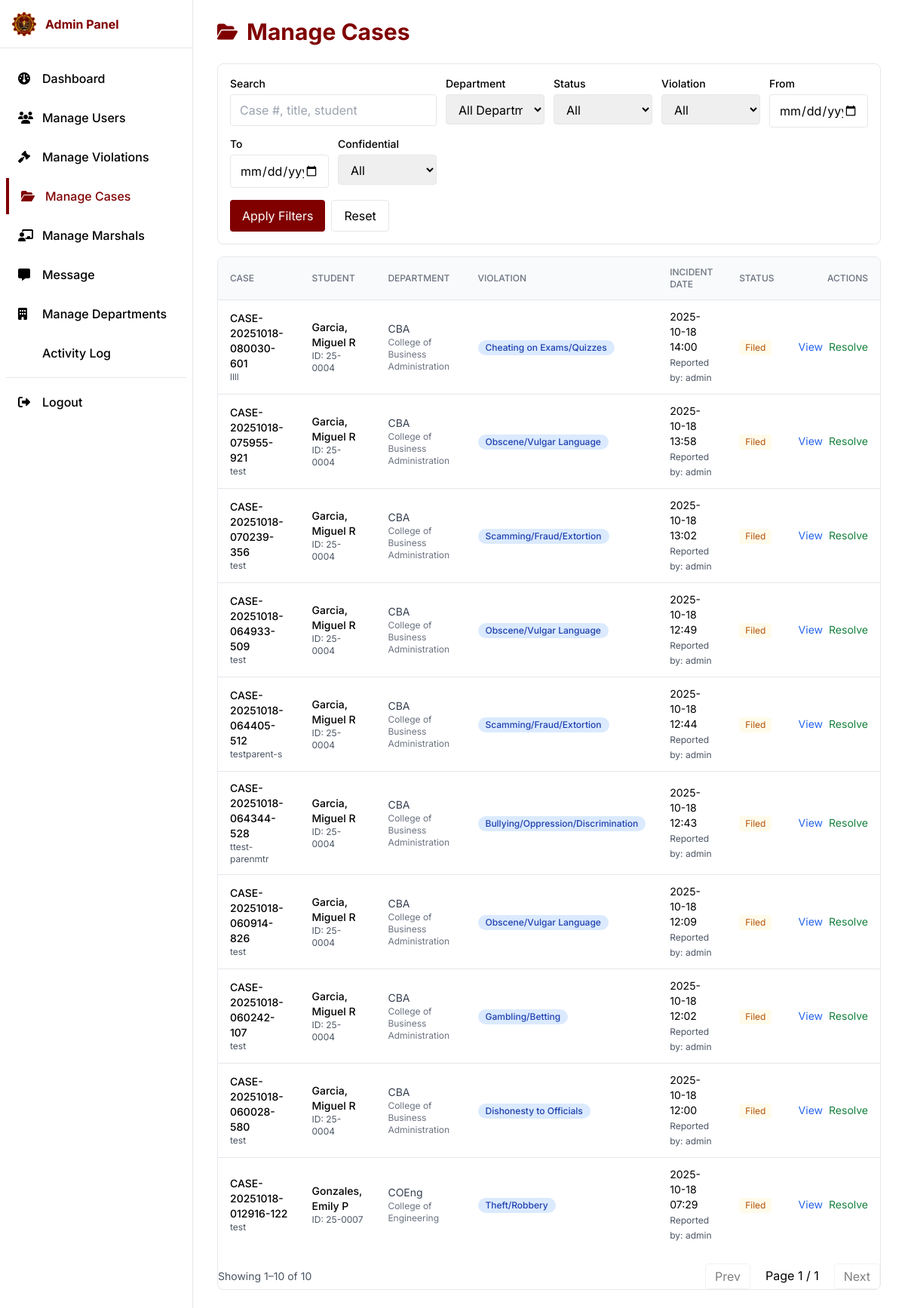
/pages/Admin/manage-cases.php, run on the app's committed database.
### tables this page shows
CREATE TABLE `cases` (
  `id` bigint(20) UNSIGNED NOT NULL,
  `case_number` varchar(50) NOT NULL,
  `student_id` bigint(20) UNSIGNED NOT NULL,
  `reported_by_marshal_id` bigint(20) UNSIGNED NOT NULL,
  `violation_type_id` int(10) UNSIGNED NOT NULL,
  `title` varchar(255) NOT NULL,
  `description` text DEFAULT NULL,
  `location` varchar(255) DEFAULT NULL,
  `incident_date` datetime NOT NULL,
  `status_id` tinyint(3) UNSIGNED NOT NULL DEFAULT 1,
  `resolution` text DEFAULT NULL,
  `resolution_date` datetime DEFAULT NULL,
  `is_confidential` tinyint(1) DEFAULT 0,
  `created_at` timestamp NOT NULL DEFAULT current_timestamp(),
  `updated_at` timestamp NULL DEFAULT NULL ON UPDATE current_timestamp()
);

CREATE TABLE `students` (
  `id` bigint(20) UNSIGNED NOT NULL,
  `student_number` varchar(20) NOT NULL,
  `user_id` bigint(20) UNSIGNED DEFAULT NULL,
  `first_name` varchar(100) NOT NULL,
  `middle_name` varchar(100) DEFAULT NULL,
  `last_name` varchar(100) NOT NULL,
  `suffix` varchar(20) DEFAULT NULL,
  `birthdate` date DEFAULT NULL,
  `sex` varchar(20) NOT NULL,
  `address` text DEFAULT NULL,
  `class_id` bigint(20) UNSIGNED DEFAULT NULL,
  `course_id` bigint(20) UNSIGNED DEFAULT NULL,
  `created_at` timestamp NOT NULL DEFAULT current_timestamp(),
  `updated_at` timestamp NULL DEFAULT NULL ON UPDATE current_timestamp()
);

CREATE TABLE `departments` (
  `id` bigint(20) UNSIGNED NOT NULL,
  `department_name` varchar(150) NOT NULL,
  `abbreviation` varchar(50) DEFAULT NULL,
  `created_at` timestamp NOT NULL DEFAULT current_timestamp()
);

CREATE TABLE `violation_types` (
  `id` int(10) UNSIGNED NOT NULL,
  `category_id` tinyint(3) UNSIGNED NOT NULL,
  `code` varchar(30) NOT NULL,
  `name` varchar(150) NOT NULL,
  `description` text DEFAULT NULL,
  `points` int(11) DEFAULT 0,
  `created_at` timestamp NOT NULL DEFAULT current_timestamp()
);

CREATE TABLE `users` (
  `id` bigint(20) UNSIGNED NOT NULL,
  `username` varchar(100) NOT NULL,
  `password_hash` varchar(255) NOT NULL,
  `email` varchar(150) DEFAULT NULL,
  `contact_number` varchar(30) DEFAULT NULL,
  `role_id` tinyint(3) UNSIGNED NOT NULL,
  `is_active` tinyint(1) NOT NULL DEFAULT 1,
  `last_login` datetime DEFAULT NULL,
  `created_at` timestamp NOT NULL DEFAULT current_timestamp(),
  `updated_at` timestamp NULL DEFAULT NULL ON UPDATE current_timestamp()
);

CREATE TABLE `case_status` (
  `id` tinyint(3) UNSIGNED NOT NULL,
  `name` varchar(50) NOT NULL,
  `description` varchar(255) DEFAULT NULL,
  `created_at` timestamp NOT NULL DEFAULT current_timestamp()
);

### pages/Admin/manage-cases.php (the view, shortened to what this page needs)
<?php
  require_once __DIR__ . '/../../database/database.php';
  $q = trim($_GET['q'] ?? '');
  $date_from = trim($_GET['date_from'] ?? '');
  $date_to = trim($_GET['date_to'] ?? '');
  $conf = isset($_GET['conf']) ? (int)$_GET['conf'] : -1;
  $page = max(1, (int)($_GET['page'] ?? 1));
  $pageSize = 10;
  $offset = ($page - 1) * $pageSize;
  $where = [];
  $params = [];
  $whereSql = $where ? ('WHERE ' . implode(' AND ', $where)) : '';
  $countSql = "SELECT COUNT(*)
               FROM cases c
               JOIN students s ON s.id = c.student_id
               JOIN courses co ON co.id = s.course_id
               JOIN departments d ON d.id = co.department_id
               JOIN violation_types vt ON vt.id = c.violation_type_id
               JOIN case_status st ON st.id = c.status_id
               LEFT JOIN users rf ON rf.id = c.reported_by_marshal_id
               $whereSql";
  $stmt = $pdo->prepare($countSql);
  $stmt->execute($params);
  $total = (int)$stmt->fetchColumn();
  $totalPages = max(1, (int)ceil($total / $pageSize));
  $sql = "SELECT
            c.id, c.case_number, c.title, c.incident_date, c.is_confidential, c.status_id,
            CONCAT(s.last_name, ', ', s.first_name, IFNULL(CONCAT(' ', s.middle_name), ''), IF(s.suffix IS NOT NULL, CONCAT(' ', s.suffix), '')) AS student_name,
            s.student_number,
            vt.name AS violation_type,
            st.name AS status_name,
            rf.username AS r_username,
            d.department_name,
            d.abbreviation AS dept_abbr
          FROM cases c
          JOIN students s ON s.id = c.student_id
          JOIN courses co ON co.id = s.course_id
          JOIN departments d ON d.id = co.department_id
          JOIN violation_types vt ON vt.id = c.violation_type_id
          JOIN case_status st ON st.id = c.status_id
          LEFT JOIN users rf ON rf.id = c.reported_by_marshal_id
          $whereSql
          ORDER BY c.incident_date DESC
          LIMIT $pageSize OFFSET $offset";
  $stmt = $pdo->prepare($sql);
  $stmt->execute($params);
  $cases = $stmt->fetchAll(PDO::FETCH_ASSOC);
?>
<?php $pageTitle = 'Manage Cases - SDMS'; include_once __DIR__ . '/../../components/admin-head.php'; ?>
<div class="min-h-screen md:pl-64">
  <?php include_once __DIR__ . '/../../components/admin-sidebar.php'; ?>
  <main class="px-4 md:px-8 py-6">
    <div class="max-w-7xl mx-auto">
      <div class="flex items-center gap-3 mb-6">
        <i class="fa-solid fa-folder-open text-primary text-2xl"></i>
        <h1 class="text-2xl md:text-3xl font-bold text-primary">Manage Cases</h1>
      </div>
      <form method="get" class="bg-white border border-gray-200 rounded-lg p-4 mb-4">
        <div class="grid grid-cols-1 md:grid-cols-6 gap-3">
          <div class="md:col-span-2">
            <label class="block text-sm font-medium mb-1">Search</label>
            <input type="text" name="q" value="<?php echo htmlspecialchars($q); ?>" placeholder="Case #, title, student" class="w-full border rounded px-3 py-2" />
          </div>
          <div>
            <label class="block text-sm font-medium mb-1">Department</label>
            <select name="department_id" class="w-full border rounded px-3 py-2">
              <option value="">All Departments</option>
            </select>
          </div>
          <div>
            <label class="block text-sm font-medium mb-1">Status</label>
            <select name="status_id" class="w-full border rounded px-3 py-2">
              <option value="">All</option>
            </select>
          </div>
          <div class>
            <label class="block text-sm font-medium mb-1">Violation</label>
            <select name="violation_type_id" class="w-full border rounded px-3 py-2">
              <option value="">All</option>
            </select>
          </div>
          <div>
            <label class="block text-sm font-medium mb-1">From</label>
            <input type="date" name="date_from" value="<?php echo htmlspecialchars($date_from); ?>" class="w-full border rounded px-3 py-2" />
          </div>
          <div>
            <label class="block text-sm font-medium mb-1">To</label>
            <input type="date" name="date_to" value="<?php echo htmlspecialchars($date_to); ?>" class="w-full border rounded px-3 py-2" />
          </div>
          <div>
            <label class="block text-sm font-medium mb-1">Confidential</label>
            <select name="conf" class="w-full border rounded px-3 py-2">
              <option value="-1" <?php echo $conf===-1?'selected':''; ?>>All</option>
            </select>
          </div>
        </div>
        <div class="mt-4 flex gap-2">
          <button class="px-4 py-2 bg-primary text-white rounded">Apply Filters</button>
          <a href="manage-cases.php" class="px-4 py-2 border rounded">Reset</a>
        </div>
      </form>
      <div class="bg-white border border-gray-200 rounded-lg overflow-hidden">
        <div class="overflow-x-auto">
        <table class="min-w-full divide-y divide-gray-200">
          <thead class="bg-gray-50">
            <tr>
              <th class="px-4 py-3 text-left text-xs font-medium text-gray-500 uppercase">Case</th>
              <th class="px-4 py-3 text-left text-xs font-medium text-gray-500 uppercase">Student</th>
              <th class="px-4 py-3 text-left text-xs font-medium text-gray-500 uppercase">Department</th>
              <th class="px-4 py-3 text-left text-xs font-medium text-gray-500 uppercase">Violation</th>
              <th class="px-4 py-3 text-left text-xs font-medium text-gray-500 uppercase">Incident Date</th>
              <th class="px-4 py-3 text-left text-xs font-medium text-gray-500 uppercase">Status</th>
              <th class="px-4 py-3 text-right text-xs font-medium text-gray-500 uppercase">Actions</th>
            </tr>
          </thead>
          <tbody class="divide-y divide-gray-200">
            <?php if (!$cases): ?>
              <tr><td colspan="6" class="px-4 py-6 text-center text-gray-500">No cases found.</td></tr>
            <?php else: ?>
              <?php foreach ($cases as $c): $isResolved = ((int)$c['status_id'] === 4); ?>
              <tr class="hover:bg-gray-50">
                <td class="px-4 py-3 text-sm">
                  <div class="font-medium text-dark flex items-center gap-2">
                    <span><?php echo htmlspecialchars($c['case_number']); ?></span>
                  </div>
                  <div class="text-xs text-gray-600"><?php echo htmlspecialchars($c['title']); ?></div>
                </td>
                <td class="px-4 py-3 text-sm">
                  <div class="text-dark font-medium"><?php echo htmlspecialchars($c['student_name']); ?></div>
                  <div class="text-xs text-gray-600">ID: <?php echo htmlspecialchars($c['student_number']); ?></div>
                </td>
                <td class="px-4 py-3 text-sm">
                  <span class="text-sm text-gray-700"><?php echo htmlspecialchars($c['dept_abbr'] ?? 'N/A'); ?></span>
                  <div class="text-xs text-gray-500"><?php echo htmlspecialchars($c['department_name'] ?? ''); ?></div>
                </td>
                <td class="px-4 py-3 text-sm">
                  <span class="inline-flex items-center px-2.5 py-0.5 rounded-full text-xs font-medium bg-blue-100 text-blue-800">
                    <?php echo htmlspecialchars($c['violation_type']); ?>
                  </span>
                </td>
                <td class="px-4 py-3 text-sm">
                  <?php echo htmlspecialchars(date('Y-m-d H:i', strtotime($c['incident_date']))); ?><br>
                  <span class="text-xs text-gray-600">Reported by: <?php echo htmlspecialchars($c['r_username'] ?? '—'); ?></span>
                </td>
                <td class="px-4 py-3 text-sm">
                  <span class="inline-flex items-center px-2 py-0.5 rounded text-xs <?php echo $isResolved ? 'bg-green-50 text-green-700' : 'bg-amber-50 text-amber-700'; ?>">
                    <?php echo htmlspecialchars($c['status_name']); ?>
                  </span>
                </td>
                <td class="px-4 py-3 text-sm text-right">
                  <div class="inline-flex gap-2">
                    <button class="text-blue-600 hover:underline" onclick='openCaseDetails(<?php echo json_encode([
                      'id' => (int)$c['id'],
                      'case_number' => $c['case_number'],
                      'title' => $c['title'],
                      'student' => $c['s_ln'] . ', ' . $c['s_fn'],
                      'student_number' => $c['student_number'],
                      'violation' => $c['v_name'] . ' (' . $c['v_code'] . ')',
                      'incident_date' => date('Y-m-d H:i', strtotime($c['incident_date'])),
                      'location' => $c['location'],
                      'description' => $c['description'],
                      'status' => $c['status_name'],
                      'is_confidential' => (bool)$c['is_confidential'],
                      'reported_by' => trim(($c['r_ln'] ?? '') . ', ' . ($c['r_fn'] ?? '')) ?: '—',
                      'resolution' => $c['resolution'],
                      'resolution_date' => $c['resolution_date'] ? date('Y-m-d H:i', strtotime($c['resolution_date'])) : null
                    ], JSON_HEX_TAG|JSON_HEX_APOS|JSON_HEX_AMP|JSON_HEX_QUOT); ?>)'>View</button>
                    <?php if (!$isResolved): ?>
                      <button class="text-green-700 hover:underline" onclick='openResolveModal(<?php echo json_encode([
                        'id' => (int)$c['id'],
                        'case_number' => $c['case_number'],
                        'title' => $c['title']
                      ], JSON_HEX_TAG|JSON_HEX_APOS|JSON_HEX_AMP|JSON_HEX_QUOT); ?>)'>Resolve</button>
                    <?php else: ?>
                      <span class="text-gray-400">—</span>
                    <?php endif; ?>
                  </div>
                </td>
              </tr>
              <?php endforeach; ?>
            <?php endif; ?>
          </tbody>
        </table>
      </div>
      <div class="mt-4 flex items-center justify-between">
        <div class="text-sm text-gray-600">Showing
          <?php
            $from = $total ? ($offset + 1) : 0;
            $to = min($offset + $pageSize, $total);
            echo $from . '–' . $to . ' of ' . $total;
          ?>
        </div>
        <div class="flex gap-2">
          <?php
            $baseParams = $_GET; unset($baseParams['page']);
            $baseUrl = basename($_SERVER['PHP_SELF']) . '?' . http_build_query($baseParams);
          ?>
          <a class="px-3 py-1 border rounded <?php echo $page<=1?'pointer-events-none opacity-50':''; ?>" href="<?php echo $baseUrl . ($page>1 ? ('&page=' . ($page-1)) : ''); ?>">Prev</a>
          <span class="px-3 py-1">Page <?php echo $page; ?> / <?php echo $totalPages; ?></span>
          <a class="px-3 py-1 border rounded <?php echo $page>=$totalPages?'pointer-events-none opacity-50':''; ?>" href="<?php echo $baseUrl . ($page<$totalPages ? ('&page=' . ($page+1)) : ''); ?>">Next</a>
        </div>
      </div>
    </div>
  </main>
</div>
<?php include_once __DIR__ . '/../../components/admin-footer.php'; ?>

### css/brand-fallback.css (style rules this page uses)
:root { --brand-primary: #800000; --brand-secondary: #a52a2a; }
.text-primary { color: var(--brand-primary) !important; }
.bg-primary { background-color: var(--brand-primary) !important; }

### components/admin-head.php (style rules this page uses)
body { font-family: 'Inter', ui-sans-serif, system-ui, -apple-system, Segoe UI, Roboto, Helvetica, Arial, "Apple Color Emoji", "Segoe UI Emoji"; }

### data on the page
cases: case_number "CASE-20251018-080030-601", title "llll", student_name "Garcia, Miguel R", student.student_number "25-0004", departments.abbreviation "CBA", departments.department_name "College of Business Administration", violation_type.name "Cheating on Exams/Quizzes", incident_date "2025-10-18 14:00", users.username "admin", status.name "Filed"
cases: case_number "CASE-20251018-075955-921", title "test", student_name "Garcia, Miguel R", student.student_number "25-0004", departments.abbreviation "CBA", departments.department_name "College of Business Administration", violation_type.name "Obscene/Vulgar Language", incident_date "2025-10-18 13:58", users.username "admin", status.name "Filed"
cases: case_number "CASE-20251018-070239-356", title "test", student_name "Garcia, Miguel R", student.student_number "25-0004", departments.abbreviation "CBA", departments.department_name "College of Business Administration", violation_type.name "Scamming/Fraud/Extortion", incident_date "2025-10-18 13:02", users.username "admin", status.name "Filed"
cases: case_number "CASE-20251018-064933-509", title "test", student_name "Garcia, Miguel R", student.student_number "25-0004", departments.abbreviation "CBA", departments.department_name "College of Business Administration", violation_type.name "Obscene/Vulgar Language", incident_date "2025-10-18 12:49", users.username "admin", status.name "Filed"
cases: case_number "CASE-20251018-064405-512", title "testparent-s", student_name "Garcia, Miguel R", student.student_number "25-0004", departments.abbreviation "CBA", departments.department_name "College of Business Administration", violation_type.name "Scamming/Fraud/Extortion", incident_date "2025-10-18 12:44", users.username "admin", status.name "Filed"
cases: case_number "CASE-20251018-064344-528", title "ttest-parenmtr", student_name "Garcia, Miguel R", student.student_number "25-0004", departments.abbreviation "CBA", departments.department_name "College of Business Administration", violation_type.name "Bullying/Oppression/Discrimination", incident_date "2025-10-18 12:43", users.username "admin", status.name "Filed"
cases: case_number "CASE-20251018-060914-826", title "test", student_name "Garcia, Miguel R", student.student_number "25-0004", departments.abbreviation "CBA", departments.department_name "College of Business Administration", violation_type.name "Obscene/Vulgar Language", incident_date "2025-10-18 12:09", users.username "admin", status.name "Filed"
cases: case_number "CASE-20251018-060242-107", title "test", student_name "Garcia, Miguel R", student.student_number "25-0004", departments.abbreviation "CBA", departments.department_name "College of Business Administration", violation_type.name "Gambling/Betting", incident_date "2025-10-18 12:02", users.username "admin", status.name "Filed"
cases: case_number "CASE-20251018-060028-580", title "test", student_name "Garcia, Miguel R", student.student_number "25-0004", departments.abbreviation "CBA", departments.department_name "College of Business Administration", violation_type.name "Dishonesty to Officials", incident_date "2025-10-18 12:00", users.username "admin", status.name "Filed"
cases: case_number "CASE-20251018-012916-122", title "test", student_name "Gonzales, Emily P", student.student_number "25-0007", departments.abbreviation "COEng", departments.department_name "College of Engineering", violation_type.name "Theft/Robbery", incident_date "2025-10-18 07:29", users.username "admin", status.name "Filed"

### other printed values
$from "1"
$to "10"
$total "10"
$page "1"
$totalPages "1"
